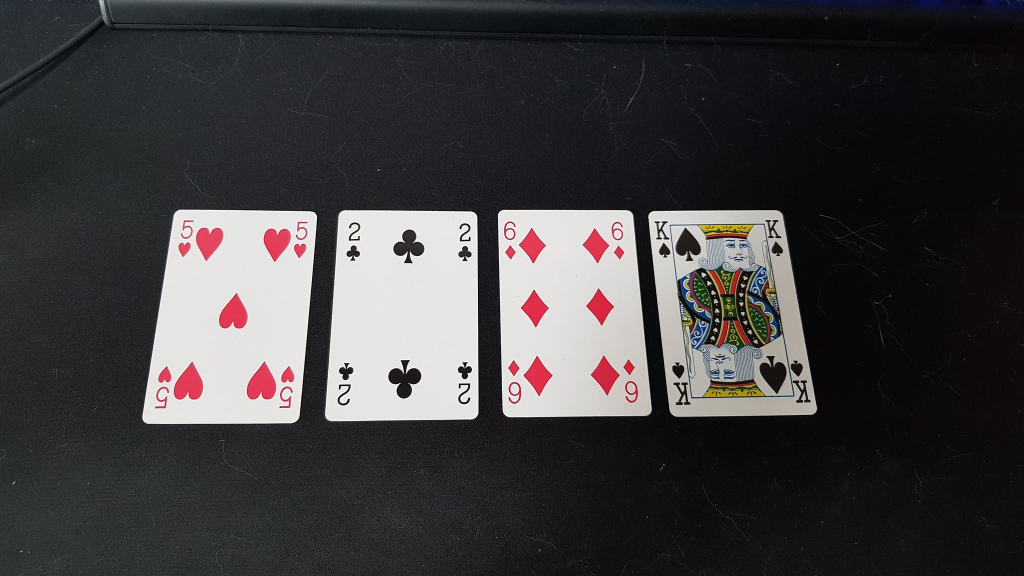
#> input picture Training-Imgs/4_card.jpg, 2048 x 1152 px (shown at 1/2 size)
$ python FindeVaerdi.py
#> lines starting #> are read from the running program, lines starting #| are printed output that depends on the picture
### Cards.py
############## Playing Card Detector Functions ###############
#
# Author: Evan Juras
# Date: 9/5/17
# Description: Functions and classes for CardDetector.py that perform
# various steps of the card detection algorithm


# Import necessary packages
import json

import imutils
import numpy as np
import cv2
import time
from Client_socket import Socket
from DTO.SolitaireDTO import SolitaireDTO, SolitaireEncoder
from DTO.buildingTowerDTO import BuildingTowerDTO
from DTO.cardDTO import CardDTO

### Constants ###

# Videofeed dimensions
feed_width = 1600
feed_hight = 1200
# constrant used for defining sections of the gameboard
top_section_h = int(feed_hight * 0.175)
top_section_c_w = int(feed_width / 6)
bot_section_h = feed_hight
bot_section_c_w = int(feed_width / 7)

# Adaptive threshold levels
BKG_THRESH = 60
CARD_THRESH = 30

# Width and height of card corner, where rank and suit are
CORNER_WIDTH = 32
CORNER_HEIGHT = 84

# Dimensions of rank train images
RANK_WIDTH = 70
RANK_HEIGHT = 125

# Dimensions of suit train images
SUIT_WIDTH = 70
SUIT_HEIGHT = 100

RANK_DIFF_MAX = 3000
SUIT_DIFF_MAX = 2500

CARD_MAX_AREA = 120000
CARD_MIN_AREA = 25000

font = cv2.FONT_HERSHEY_SIMPLEX


def preprocces_image(image):
    # cv2.imshow('Card class recieved image', image)
    gray = cv2.cvtColor(image, cv2.COLOR_BGR2GRAY)

    # cv2.imshow("image", image)
    image = gray
    blur = cv2.GaussianBlur(image, (5, 5), 0)
    # cv2.imshow("blur", blur)

    edges = cv2.Canny(blur, 120, 200)
    # cv2.imshow("edges", edges)

    kernel = np.ones((2, 2), np.uint8)
    dilate = cv2.dilate(edges, kernel, iterations=2)
    # cv2.imshow("dilate", dilate)

    return dilate


### Structures to hold query card and train card information ###

class Query_card:
    """Structure to store information about query cards in the camera image."""

    # [14 lines left out: function __init__, not called in this run]


class Train_ranks:
    """Structure to store information about train rank images."""

    def __init__(self):
        self.img = []  # Thresholded, sized rank image loaded from hard drive
        self.name = "Placeholder"


class Train_suits:
    """Structure to store information about train suit images."""

    def __init__(self):
        self.img = []  # Thresholded, sized suit image loaded from hard drive
        self.name = "Placeholder"


### Functions ###
# [500 lines left out: functions load_ranks, load_suits, preprocess_imageOLD, find_cards, preprocess_card, preprocess_stack_card and 9 more, not called in this run]

### FindeVaerdi.py
import cv2
import imutils
import numpy as np
import os
import pytesseract
import Cards

# Installed location of Tesseract-OCR in my system
pytesseract.pytesseract.tesseract_cmd = '/usr/local/Cellar/tesseract/4.1.1/bin/tesseract'

cardPath = 'Training-Imgs/4_card.jpg'

#cardPath = 'Training-Imgs/2_card.jpg'

print_img = cv2.imread(cardPath)
#> print_img is the input picture: shape (1152, 2048, 3); mean B, G, R 62, 60.8, 62.6
print_frame = imutils.resize(print_img, 640, 640)
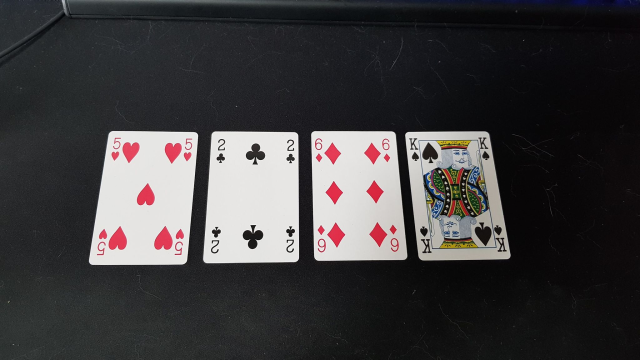
#> print_frame: shape (360, 640, 3); mean B, G, R 62, 60.8, 62.6

image = cv2.imread(cardPath, cv2.IMREAD_GRAYSCALE)
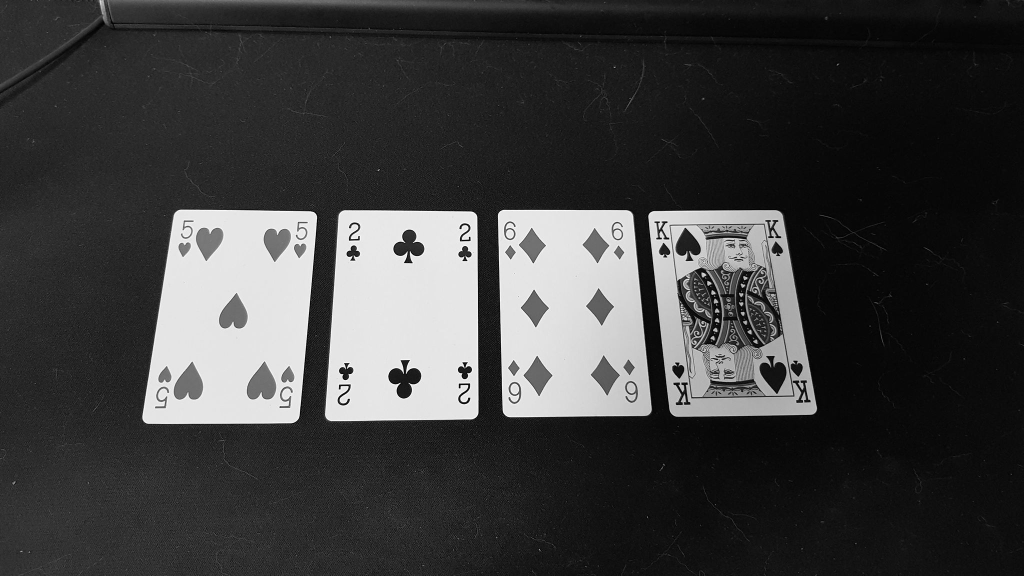
#> image: shape (1152, 2048) (shown at 1/2 size); min 0, max 255, mean 61.4
frame = imutils.resize(image, 640, 640)
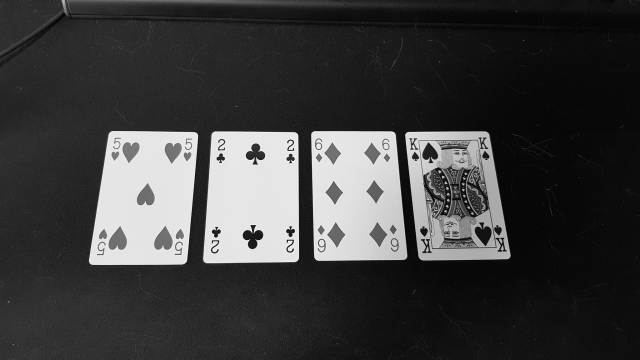
#> frame: shape (360, 640); min 2, max 242, mean 61.4

#cv2.imshow('frame-grayed', frame)

# Standard preproccesing of input
#> (the run stopped early here; a loop or call above may not have finished)

$ run again, with Training-Imgs/2_card.jpg copied over Training-Imgs/4_card.jpg
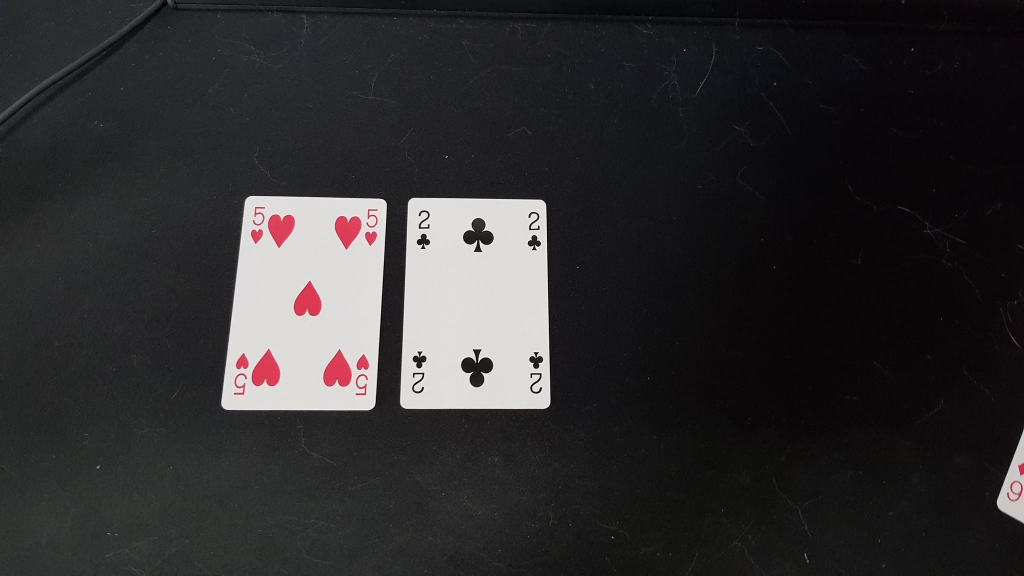
#> input picture Training-Imgs/2_card.jpg, 2048 x 1152 px (shown at 1/2 size)
#> print_img is the input picture: shape (1152, 2048, 3); mean B, G, R 47, 45.9, 47.2
#> `print_frame = imutils.resize(print_img, 640, 640)`:
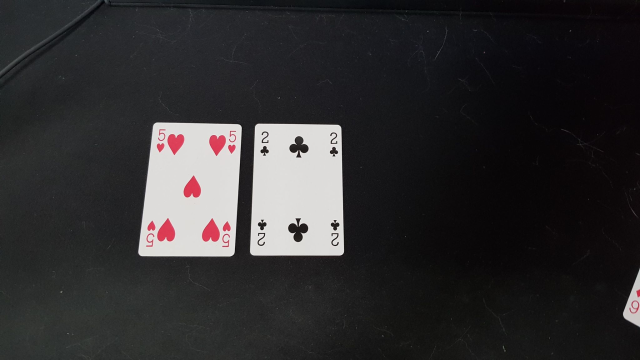
#> print_frame: shape (360, 640, 3); mean B, G, R 47, 45.9, 47.2

$ run again, with Training-Imgs/1_card.jpg copied over Training-Imgs/4_card.jpg
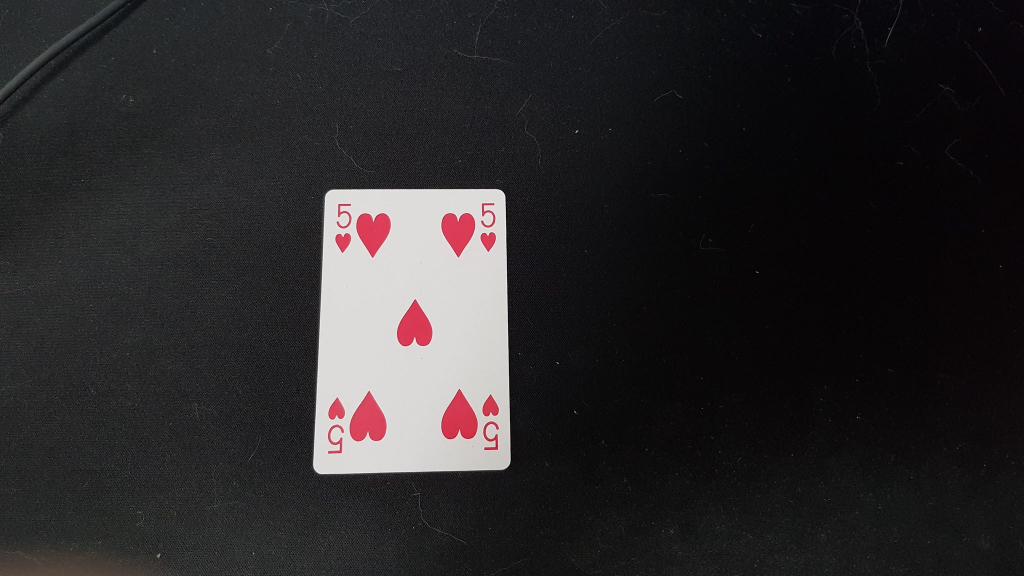
#> input picture Training-Imgs/1_card.jpg, 2048 x 1152 px (shown at 1/2 size)
#> print_img is the input picture: shape (1152, 2048, 3); mean B, G, R 41.4, 40.1, 42.2
#> `print_frame = imutils.resize(print_img, 640, 640)`:
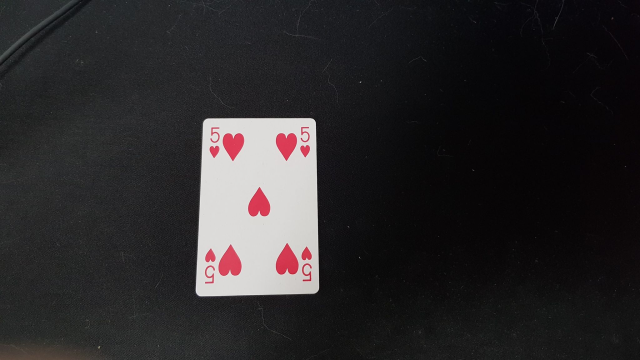
#> print_frame: shape (360, 640, 3); mean B, G, R 41.4, 40.1, 42.2

$ run again, with Training-Imgs/3_card.jpg copied over Training-Imgs/4_card.jpg
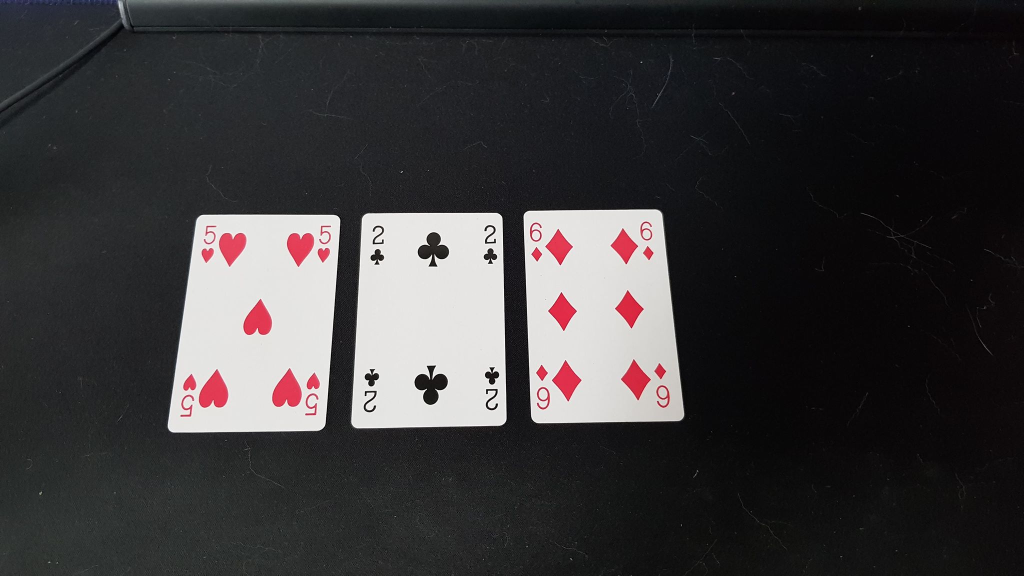
#> input picture Training-Imgs/3_card.jpg, 2048 x 1152 px (shown at 1/2 size)
#> print_img is the input picture: shape (1152, 2048, 3); mean B, G, R 57.2, 56, 57.8
#> `print_frame = imutils.resize(print_img, 640, 640)`:
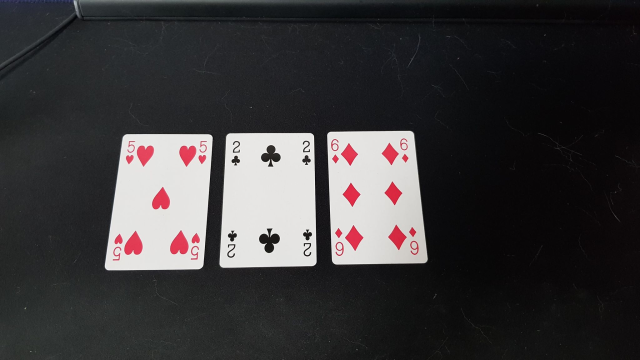
#> print_frame: shape (360, 640, 3); mean B, G, R 57.2, 56, 57.8
